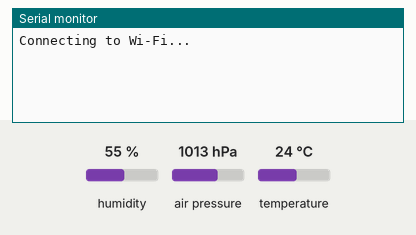
A sketch run on a simulated ESP8266 (NodeMCU). Shown: the last lines printed to the serial monitor. Inputs (shaded band) come from the test bench; at power-on: humidity 55 %, air pressure 1013 hPa, temperature 24 °C. WiFi joins after 1.5 s; servers stay silent unless stated; no MQTT or app messages arrive unless stated.

Above: at 1.5 s.
1.6 s: humidity set to 22 %
At 3.0 s:
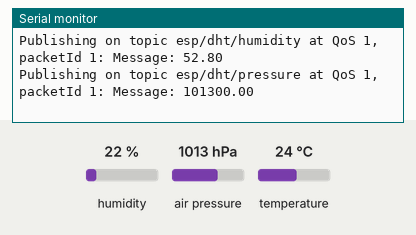
3.5 s: air pressure set to 952 hPa
At 4.5 s:
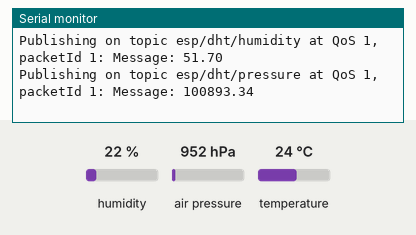
5.0 s: temperature set to 12 °C
At 7.3 s:
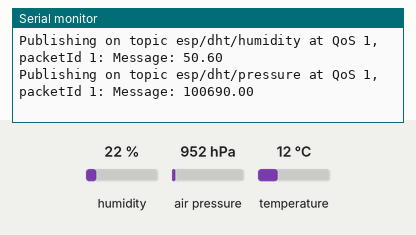
Timing chart, 0 to 8.8 s (numbered marks = the images above; inputs shaded):
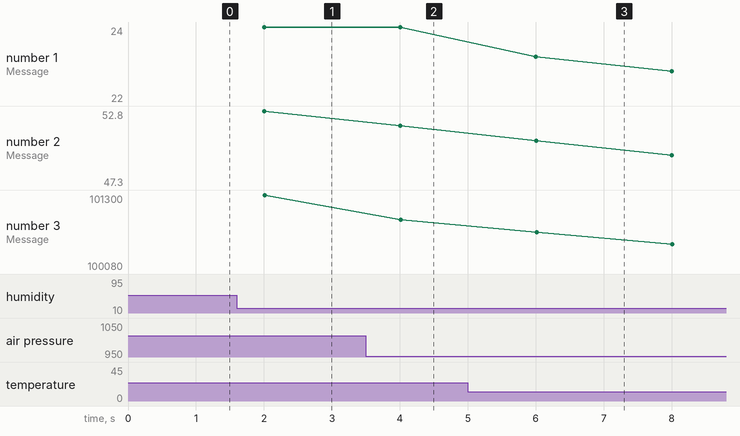

Measured:
- after the input at 1.6 s, the serial monitor: prints a new line after 0.41 s (image 1)
- after the input at 3.5 s, the serial monitor: prints a new line after 0.51 s (image 2)
- after the input at 5.0 s, the serial monitor: prints a new line after 1.0 s (image 3)
- plotted number 1: 24 → 22 after the input at 5.0 s
- plotted number 3: 101300 → 100893.34 after the input at 3.5 s

The sketch:

MQTT.ino
```cpp
// (licence header left out)
#include <Adafruit_Sensor.h>
#include <Adafruit_BME280.h>
#include <ESP8266WiFi.h>
#include <Ticker.h>
#include <AsyncMqttClient.h>

#define WIFI_SSID "TrapHouse" //Wifi SSID
#define WIFI_PASSWORD "thesimpsons" //Wifi Password

#define MQTT_HOST IPAddress(192, 168, 0, 34)//MQTT Host IP
#define MQTT_PORT 1883 //MQTT Host Port

#define MQTT_PUB_TEMP "esp/dht/temperature"
#define MQTT_PUB_PRESS "esp/dht/pressure"
#define MQTT_PUB_HUM "esp/dht/humidity"

//intialize objects
AsyncMqttClient mqttClient;
Ticker mqttReconnectTimer;
Adafruit_BME280 bme;
WiFiEventHandler wifiConnectHandler;
WiFiEventHandler wifiDisconnectHandler;
Ticker wifiReconnectTimer;

//initialize variables
const int filter = 30; //filter size for oving average
unsigned long previousMillis = 0;   // Stores last time temperature was published
const long intervalPub = 2000;        // intervalPub at which to publish sensor readings
int i = 0;
//data array
float temp[100];// = 0.00;
float humid[100];//  = 0.00;
float pressure[100];// = 0.00;
//sum of data array
float tempsum = 0.00;
float humidsum = 0.00;
float pressuresum = 0.00;


void setup()
{
  Serial.begin(115200); //initialize serial monitor for debugging
  bme.begin(0x76); //I2C address

  //Wifi Handler initialization
  wifiConnectHandler = WiFi.onStationModeGotIP(onWifiConnect);
  wifiDisconnectHandler = WiFi.onStationModeDisconnected(onWifiDisconnect);
  //MQTT initialization
  mqttClient.onConnect(onMqttConnect);
  mqttClient.onDisconnect(onMqttDisconnect);
  mqttClient.onPublish(onMqttPublish);
  mqttClient.setServer(MQTT_HOST, MQTT_PORT);
  mqttClient.setCredentials("mlechner", "Herrner1");
  connectToWifi();

  //Fill data variables with 100 data values
  for(i = 0; i < 99; i++)
  {
    temp[i] = bme.readTemperature();
    humid[i] = bme.readHumidity();
    pressure[i] = bme.readPressure();
  }
}

void loop()
{
  unsigned long currentMillis = millis(); //for timer

  if (currentMillis - previousMillis >= intervalPub) //has if been intervalPub milliseconds since last publication
  {
    previousMillis = currentMillis;  // Save the last time a new reading was published

    pressure[filter-1] = bme.readPressure(); //read data into the last index of the array
    pressuresum = 0;//reset the average
    for(i = 0; i < filter-1; i++) //shift values down the array and delete the first index value
    {
      pressure[i] = pressure[i + 1];
    }
    for(i = 0; i < filter; i++) //sum values
    {
      pressuresum = pressuresum + pressure[i];
    }
    pressuresum = pressuresum/filter;


    temp[filter - 1] = bme.readTemperature(); //read data into the last index of the array
    tempsum = 0; //reset the average
    for(i = 0; i < filter - 1; i++) //shift values down the array and delete the first index value
    {
      temp[i] = temp[i + 1];
    }
    for(i = 0; i < filter; i++)  //sum values
    {
      tempsum = tempsum + temp[i];
    }
    tempsum = tempsum/filter;

    humid[filter - 1] = bme.readHumidity(); //read data into the last index of the array
    humidsum = 0; //reset the average
    for(i = 0; i < filter - 1; i++) //shift values down the array and delete the first index value
    {
      humid[i] = humid[i + 1];
    }
    for(i = 0; i < filter; i++)  //sum values
    {
      humidsum = humidsum + humid[i];
    }
    humidsum = humidsum/filter;

    // Publish an MQTT message containing Temperature Readings
    uint16_t packetIdPub1 = mqttClient.publish(MQTT_PUB_TEMP, 1, true, String(tempsum).c_str());
    Serial.printf("Publishing on topic %s at QoS 1, packetId: %i ", MQTT_PUB_TEMP, packetIdPub1);
    Serial.printf("Message: %.2f \n", tempsum);

    // Publish an MQTT message containing Humidity Readings
    uint16_t packetIdPub2 = mqttClient.publish(MQTT_PUB_HUM, 1, true, String(humidsum).c_str());
    Serial.printf("Publishing on topic %s at QoS 1, packetId %i: ", MQTT_PUB_HUM, packetIdPub2);
    Serial.printf("Message: %.2f \n", humidsum);

    // Publish an MQTT message containing Pressure Readings
    uint16_t packetIdPub3 = mqttClient.publish(MQTT_PUB_PRESS, 1, true, String(pressuresum).c_str());
    Serial.printf("Publishing on topic %s at QoS 1, packetId %i: ", MQTT_PUB_PRESS, packetIdPub2);
    Serial.printf("Message: %.2f \n", pressuresum);
  }
}

void connectToWifi()
{
  Serial.println("Connecting to Wi-Fi...");
  WiFi.begin(WIFI_SSID, WIFI_PASSWORD);
}

void onWifiConnect(const WiFiEventStationModeGotIP& event)
{
  Serial.println("Connected to Wi-Fi.");
  connectToMqtt();
}

void onWifiDisconnect(const WiFiEventStationModeDisconnected& event)
{
  Serial.println("Disconnected from Wi-Fi.");
  mqttReconnectTimer.detach(); // ensure we don't reconnect to MQTT while reconnecting to Wi-Fi
  wifiReconnectTimer.once(2, connectToWifi);
}

void connectToMqtt()
{
  Serial.println("Connecting to MQTT...");
  mqttClient.connect();
}

void onMqttConnect(bool sessionPresent)
{
  Serial.println("Connected to MQTT.");
  Serial.print("Session present: ");
  Serial.println(sessionPresent);
}

void onMqttDisconnect(AsyncMqttClientDisconnectReason reason)
{
  Serial.println("Disconnected from MQTT.");

  if (WiFi.isConnected()) {
    mqttReconnectTimer.once(2, connectToMqtt);
  }
}

void onMqttPublish(uint16_t packetId)
{
  Serial.print("Publish acknowledged.");
  Serial.print("  packetId: ");
  Serial.println(packetId);
}
```
